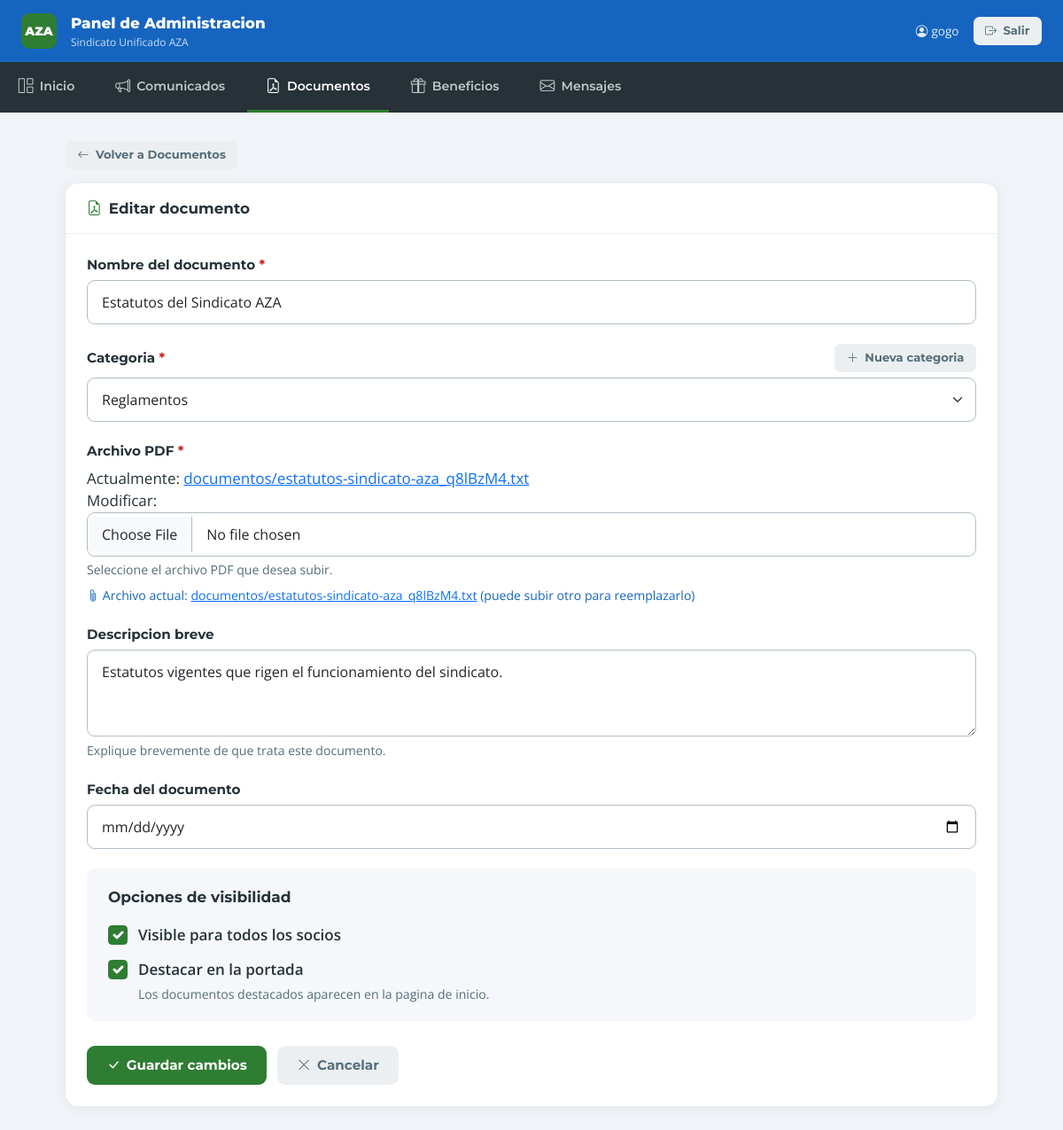
The app's page /panel/documentos/1/editar/ (signed in) with its own data.
### apps/documentos/models.py (models this page shows, shortened)
class Documento(models.Model):
    categoria = models.ForeignKey(
        CategoriaDocumento,
        on_delete=models.PROTECT,
        related_name="documentos",
        verbose_name="categoria",
    )
    titulo = models.CharField("titulo", max_length=180)
    slug = models.SlugField("slug", max_length=200, unique=True, blank=True)
    archivo = models.FileField("archivo", upload_to=documento_upload_to)
    descripcion = models.CharField("descripcion", max_length=300, blank=True)
    publico = models.BooleanField("publico", default=True)
    destacado = models.BooleanField("destacado", default=False)
    fecha = models.DateField("fecha", default=timezone.localdate)
    created_at = models.DateTimeField("creado", auto_now_add=True)
    updated_at = models.DateTimeField("actualizado", auto_now=True)
    class Meta:
        verbose_name = "documento"
        verbose_name_plural = "documentos"
        ordering = ["-fecha", "titulo"]

### apps/panel/views.py (the view, shortened to what this page needs)
# urls.py: path("documentos/<int:pk>/editar/", views.documentos_edit, name="documentos_edit"),
@staff_required
def documentos_edit(request, pk):
    obj = get_object_or_404(Documento, pk=pk)
    form = DocumentoForm(request.POST or None, request.FILES or None, instance=obj)
    return render(request, "panel/documentos/form.html", {
        **base_ctx(), "form": form, "objeto": obj,
        "titulo_pagina": "Editar documento",
        "accion": "Guardar cambios",
    })

### apps/core/context_processors.py (called while the page is built)
def site_configuration(request):
    return {
        "site_configuration": SiteConfiguration.get_solo(),
    }

### apps/documentos/models.py (called while the page is built)
    def __str__(self):
        return self.nombre

### apps/panel/views.py (called while the page is built)
def staff_required(view_func):
    @wraps(view_func)
    def wrapper(request, *args, **kwargs):
        if not request.user.is_authenticated:
            return redirect(f"/panel/login/?next={request.path}")
        if not request.user.is_staff:
            return redirect("/panel/login/")
        return view_func(request, *args, **kwargs)
    return wrapper

def base_ctx():
    return {"mensajes_sin_leer": MensajeContacto.objects.filter(leido=False).count()}

### apps/siteconfig/models.py (called while the page is built)
    @classmethod
    def get_solo(cls):
        return cls.objects.first()

### templates/panel/documentos/form.html (shortened to what this page needs)
{% extends "panel/base_panel.html" %}
{% block content %}
<div style="margin-bottom:1rem;">
    <a href="{% url 'panel:documentos_list' %}" class="btn-p-gris btn-p-sm">
        <i class="bi bi-arrow-left"></i>Volver a Documentos
    </a>
</div>
<div class="p-card">
    <div class="p-card-header">
        <h1 class="p-card-title"><i class="bi bi-file-earmark-pdf me-2" style="color:#2E7D32;"></i>{{ titulo_pagina }}</h1>
    </div>
    <div class="p-card-body">
        <form method="post" enctype="multipart/form-data" novalidate>
            <div style="margin-bottom:1.4rem;">
                <label class="p-label">{{ form.titulo.label }} <span style="color:#C62828;">*</span></label>
                {{ form.titulo }}
            </div>
            <div style="margin-bottom:1.4rem;">
                <div style="display:flex;justify-content:space-between;align-items:center;gap:0.5rem;flex-wrap:wrap;">
                    <label class="p-label" style="margin-bottom:0;">{{ form.categoria.label }} <span style="color:#C62828;">*</span></label>
                    <a href="{% url 'panel:categorias_documento' %}" class="btn-p-gris btn-p-sm" target="_blank">
                        <i class="bi bi-plus-lg"></i>Nueva categoria
                    </a>
                </div>
                <div style="margin-top:0.35rem;">{{ form.categoria }}</div>
            </div>
            <div style="margin-bottom:1.4rem;">
                <label class="p-label">{{ form.archivo.label }} <span style="color:#C62828;">*</span></label>
                {{ form.archivo }}
                <div class="p-help">{{ form.archivo.help_text }}</div>
                {% if objeto and objeto.archivo %}
                    <div style="margin-top:0.5rem;font-size:0.88rem;color:#1565C0;">
                        <i class="bi bi-paperclip"></i>
                        Archivo actual: <a href="{{ objeto.archivo.url }}" target="_blank">{{ objeto.archivo.name }}</a>
                        (puede subir otro para reemplazarlo)
                    </div>
                {% endif %}
            </div>
            <div style="margin-bottom:1.4rem;">
                <label class="p-label">{{ form.descripcion.label }}</label>
                {{ form.descripcion }}
                <div class="p-help">{{ form.descripcion.help_text }}</div>
            </div>
            <div style="margin-bottom:1.4rem;">
                <label class="p-label">{{ form.fecha.label }}</label>
                {{ form.fecha }}
            </div>
            <div style="background:#F5F7FA;border-radius:10px;padding:1.25rem 1.5rem;margin-bottom:1.75rem;">
                <div style="font-family:'Montserrat',sans-serif;font-weight:700;margin-bottom:1rem;color:#263238;">Opciones de visibilidad</div>
                <div style="display:flex;flex-direction:column;gap:0.85rem;">
                    <label style="display:flex;align-items:flex-start;gap:0.75rem;cursor:pointer;">
                        <input type="checkbox" name="{{ form.publico.html_name }}" id="{{ form.publico.id_for_label }}"
                               class="form-check-input" style="width:22px;height:22px;margin-top:2px;flex-shrink:0;"
                               {% if form.publico.value %}checked{% endif %}>
                        <div>
                            <div style="font-weight:600;">{{ form.publico.label }}</div>
                        </div>
                    </label>
                    <label style="display:flex;align-items:flex-start;gap:0.75rem;cursor:pointer;">
                        <input type="checkbox" name="{{ form.destacado.html_name }}" id="{{ form.destacado.id_for_label }}"
                               class="form-check-input" style="width:22px;height:22px;margin-top:2px;flex-shrink:0;"
                               {% if form.destacado.value %}checked{% endif %}>
                        <div>
                            <div style="font-weight:600;">{{ form.destacado.label }}</div>
                            <div class="p-help">{{ form.destacado.help_text }}</div>
                        </div>
                    </label>
                </div>
            </div>
            <div style="display:flex;gap:0.75rem;flex-wrap:wrap;">
                <button type="submit" class="btn-p-verde">
                    <i class="bi bi-check-lg"></i>{{ accion }}
                </button>
                <a href="{% url 'panel:documentos_list' %}" class="btn-p-gris">
                    <i class="bi bi-x-lg"></i>Cancelar
                </a>
            </div>
        </form>
    </div>
</div>
{% endblock %}

### templates/panel/base_panel.html (shortened to what this page needs)
<!doctype html>
<html lang="es">
<head>
    <link href="https://cdn.jsdelivr.net/npm/bootstrap@5.3.3/dist/css/bootstrap.min.css" rel="stylesheet">
    <link rel="stylesheet" href="https://cdn.jsdelivr.net/npm/bootstrap-icons@1.11.3/font/bootstrap-icons.min.css">
</head>
<body>
<div class="p-header">
    <div class="d-flex align-items-center gap-3">
        <div class="p-brand-badge">AZA</div>
        <div>
            <div class="p-brand-name">Panel de Administracion</div>
            <div class="p-brand-sub">Sindicato Unificado AZA</div>
        </div>
    </div>
    <div class="d-flex align-items-center gap-3">
        <span class="p-user d-none d-sm-inline">
            <i class="bi bi-person-circle me-1"></i>{{ request.user.get_full_name|default:request.user.username }}
        </span>
        <form method="post" action="{% url 'panel:logout' %}" style="display:inline;">
            <button type="submit" class="btn-p-gris btn-p-sm">
                <i class="bi bi-box-arrow-right"></i>Salir
            </button>
        </form>
    </div>
</div>
<nav class="p-nav">
    <a href="{% url 'panel:dashboard' %}" class="{% if request.resolver_match.url_name == 'dashboard' %}activo{% endif %}">
        <i class="bi bi-grid-1x2"></i>Inicio
    </a>
    <a href="{% url 'panel:comunicados_list' %}" class="{% if 'comunicado' in request.resolver_match.url_name %}activo{% endif %}">
        <i class="bi bi-megaphone"></i>Comunicados
    </a>
    <a href="{% url 'panel:documentos_list' %}" class="{% if 'documento' in request.resolver_match.url_name %}activo{% endif %}">
        <i class="bi bi-file-earmark-pdf"></i>Documentos
    </a>
    <a href="{% url 'panel:beneficios_list' %}" class="{% if 'beneficio' in request.resolver_match.url_name %}activo{% endif %}">
        <i class="bi bi-gift"></i>Beneficios
    </a>
    <a href="{% url 'panel:mensajes_list' %}" class="{% if 'mensaje' in request.resolver_match.url_name %}activo{% endif %}">
        <i class="bi bi-envelope"></i>Mensajes
    </a>
</nav>
<div class="p-content">
    {% block content %}{% endblock %}
</div>
</body>
</html>

### templates/panel/base_panel.html (style rules this page uses)
body { font-family: 'Open Sans', sans-serif; font-size: 17px; background: #F0F4F8; color: #263238; }
.p-header { background: #1565C0; color: #fff; padding: 0.85rem 1.5rem; display: flex; align-items: center; justify-content: space-between; }
.p-brand-badge { width: 40px; height: 40px; background: #2E7D32; border-radius: 9px; display: flex; align-items: center; justify-content: center; font-family: 'Montserrat', sans-serif; font-weight: 900; font-size: 0.85rem; color: #fff; flex-shrink: 0; }
.p-brand-name { font-family: 'Montserrat', sans-serif; font-weight: 800; font-size: 1.05rem; }
.p-brand-sub { font-size: 0.75rem; opacity: 0.78; }
.p-user { font-size: 0.85rem; opacity: 0.88; }
.p-nav { background: #263238; overflow-x: auto; white-space: nowrap; }
.p-nav a { display: inline-flex; align-items: center; gap: 0.45rem; padding: 0.9rem 1.3rem; color: rgba(255,255,255,0.72); text-decoration: none; font-family: 'Montserrat', sans-serif; font-weight: 600; font-size: 0.88rem; border-bottom: 3px solid transparent; transition: color 0.2s, border-color 0.2s; }
.p-nav a.activo { color: #fff; border-bottom-color: #2E7D32; }
.p-nav a i { font-size: 1.05rem; }
.p-content { padding: 2rem 1.5rem; max-width: 1100px; margin: 0 auto; }
.p-card { background: #fff; border-radius: 14px; box-shadow: 0 2px 14px rgba(0,0,0,0.07); margin-bottom: 1.5rem; }
.p-card-header { padding: 1.1rem 1.5rem; border-bottom: 1px solid #ECEFF1; display: flex; align-items: center; justify-content: space-between; flex-wrap: wrap; gap: 0.75rem; }
.p-card-title { font-family: 'Montserrat', sans-serif; font-weight: 700; font-size: 1.05rem; color: #263238; margin: 0; }
.p-card-body { padding: 1.5rem; }
.btn-p-verde { background: #2E7D32; border: none; color: #fff; font-family: 'Montserrat', sans-serif; font-weight: 700; font-size: 0.95rem; padding: 0.65rem 1.4rem; border-radius: 9px; display: inline-flex; align-items: center; gap: 0.45rem; cursor: pointer; text-decoration: none; transition: background 0.2s; }
.btn-p-gris { background: #ECEFF1; border: none; color: #546E7A; font-family: 'Montserrat', sans-serif; font-weight: 700; font-size: 0.95rem; padding: 0.65rem 1.4rem; border-radius: 9px; display: inline-flex; align-items: center; gap: 0.45rem; cursor: pointer; text-decoration: none; transition: background 0.2s; }
.btn-p-sm { padding: 0.38rem 0.85rem; font-size: 0.82rem; border-radius: 7px; }
.p-label { display: block; font-family: 'Montserrat', sans-serif; font-weight: 700; font-size: 0.95rem; color: #263238; margin-bottom: 0.35rem; }
.p-help { font-size: 0.88rem; color: #546E7A; margin-top: 0.3rem; }
.form-control-lg, .form-select-lg { font-size: 1rem; padding: 0.75rem 1rem; border-radius: 9px; border: 1.5px solid #B0BEC5; }
.form-check-input:checked { background-color: #2E7D32; border-color: #2E7D32; }

### records on screen
Documento: titulo "Estatutos del Sindicato AZA", categoria "Reglamentos", archivo.name "documentos/estatutos-sindicato-aza_q8lBzM4.txt", descripcion "Estatutos vigentes que rigen el funcionamiento del sindicato."

### other values on screen
{{ request.user.get_full_name|default:request.user.username }} "gogo"
{{ titulo_pagina }} "Editar documento"
{{ accion }} "Guardar cambios"
